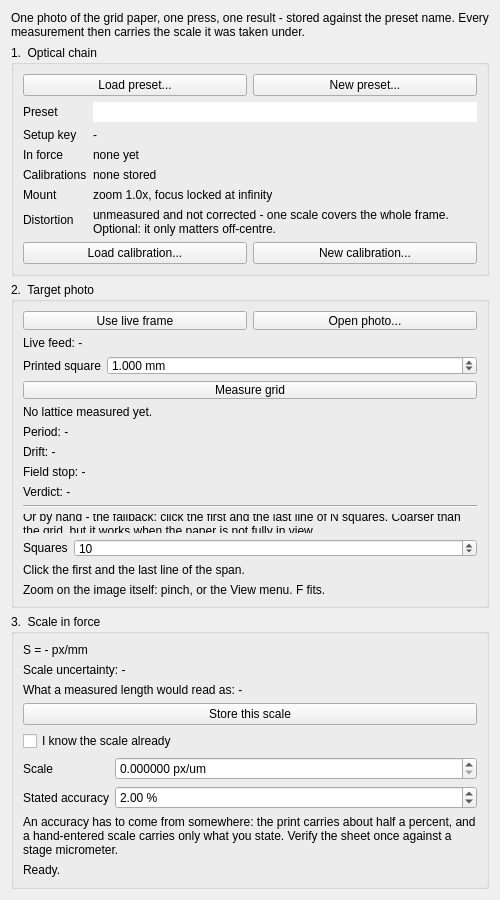
<?xml version='1.0' encoding='UTF-8'?>
<ui version="4.0">
 <class>Calibration</class>
 <widget class="QWidget" name="Calibration">
  <property name="geometry">
   <rect>
    <x>0</x>
    <y>0</y>
    <width>500</width>
    <height>900</height>
   </rect>
  </property>
  <property name="windowTitle">
   <string>Calibration</string>
  </property>
  <layout class="QVBoxLayout" name="controls_layout">
   <item>
    <widget class="QLabel" name="intro_label">
     <property name="text">
      <string>One photo of the grid paper, one press, one result - stored against the preset name. Every measurement then carries the scale it was taken under.</string>
     </property>
     <property name="wordWrap">
      <bool>true</bool>
     </property>
    </widget>
   </item>
   <item>
    <widget class="QGroupBox" name="preset_group">
     <property name="title">
      <string>1.  Optical chain</string>
     </property>
     <layout class="QVBoxLayout" name="preset_layout">
      <item>
       <layout class="QHBoxLayout" name="preset_actions">
        <item>
         <widget class="QPushButton" name="btn_load_preset">
          <property name="text">
           <string>Load preset...</string>
          </property>
          <property name="toolTip">
           <string>Switch the device in force: pick a stored preset by its name, and that chain's newest scale becomes the one every surface measures with. Nothing is measured or stored - this only chooses.</string>
          </property>
         </widget>
        </item>
        <item>
         <widget class="QPushButton" name="btn_new_preset">
          <property name="text">
           <string>New preset...</string>
          </property>
          <property name="toolTip">
           <string>Start a fresh preset: a popup asks for the device's name, and the measurement is cleared so the next scale you store belongs to a new optical chain. The scale in force is untouched until you store one.</string>
          </property>
         </widget>
        </item>
       </layout>
      </item>
      <item>
       <layout class="QFormLayout" name="facts_form">
        <item row="0" column="0">
         <widget class="QLabel" name="label_preset">
          <property name="text">
           <string>Preset</string>
          </property>
         </widget>
        </item>
        <item row="0" column="1">
         <widget class="QLineEdit" name="profile_name">
          <property name="readOnly">
           <bool>true</bool>
          </property>
          <property name="frame">
           <bool>false</bool>
          </property>
          <property name="toolTip">
           <string>The device this panel names - set by 'New preset...' and 'Load preset...', and shown here read-only.</string>
          </property>
         </widget>
        </item>
        <item row="1" column="0">
         <widget class="QLabel" name="label_setup_key">
          <property name="text">
           <string>Setup key</string>
          </property>
         </widget>
        </item>
        <item row="1" column="1">
         <widget class="QLabel" name="setup_key_label">
          <property name="text">
           <string>-</string>
          </property>
          <property name="wordWrap">
           <bool>true</bool>
          </property>
         </widget>
        </item>
        <item row="2" column="0">
         <widget class="QLabel" name="label_in_force">
          <property name="text">
           <string>In force</string>
          </property>
         </widget>
        </item>
        <item row="2" column="1">
         <widget class="QLabel" name="in_force_label">
          <property name="text">
           <string>none yet</string>
          </property>
          <property name="wordWrap">
           <bool>true</bool>
          </property>
         </widget>
        </item>
        <item row="3" column="0">
         <widget class="QLabel" name="label_calibrations">
          <property name="text">
           <string>Calibrations</string>
          </property>
         </widget>
        </item>
        <item row="3" column="1">
         <widget class="QLabel" name="history_label">
          <property name="text">
           <string>none stored</string>
          </property>
          <property name="wordWrap">
           <bool>true</bool>
          </property>
         </widget>
        </item>
        <item row="4" column="0">
         <widget class="QLabel" name="label_mount">
          <property name="text">
           <string>Mount</string>
          </property>
         </widget>
        </item>
        <item row="4" column="1">
         <widget class="QLabel" name="locked_label">
          <property name="text">
           <string>zoom 1.0x, focus locked at infinity</string>
          </property>
          <property name="wordWrap">
           <bool>true</bool>
          </property>
          <property name="toolTip">
           <string>The mount locks zoom and focus, so they are constants of every calibration rather than fields to fill in - the preset name is the whole description of this chain.</string>
          </property>
         </widget>
        </item>
        <item row="5" column="0">
         <widget class="QLabel" name="label_distortion_caption">
          <property name="text">
           <string>Distortion</string>
          </property>
         </widget>
        </item>
        <item row="5" column="1">
         <widget class="QLabel" name="label_distortion">
          <property name="text">
           <string>unmeasured and not corrected - one scale covers the whole frame. Optional: it only matters off-centre.</string>
          </property>
          <property name="wordWrap">
           <bool>true</bool>
          </property>
          <property name="toolTip">
           <string>Both routes - the detected grid and a hand-clicked span - only set that one scale; neither of them corrects the lens, and nothing in this app rewrites a frame. A correction is a model fitted for this chain and stored with it, and this chain has none, so the panel says "not corrected" rather than "0 %". You can ignore this while the specimen sits near the centre of the field; the drift line in panel 2 says how much the scale moves towards the edge.</string>
          </property>
         </widget>
        </item>
       </layout>
      </item>
      <item>
       <layout class="QHBoxLayout" name="calibration_actions">
        <item>
         <widget class="QPushButton" name="btn_load_calibration">
          <property name="text">
           <string>Load calibration...</string>
          </property>
          <property name="toolTip">
           <string>Load one of this device's stored calibrations: pick it by date and scale, and it becomes the calibration in force - with its proof photo shown on the canvas. Nothing is measured or stored, and the preset name does not change.</string>
          </property>
         </widget>
        </item>
        <item>
         <widget class="QPushButton" name="btn_new_calibration">
          <property name="text">
           <string>New calibration...</string>
          </property>
          <property name="toolTip">
           <string>Start a fresh calibration of this device: clear the measurement so you can measure the grid again and store a new scale. The calibration in force is untouched until you store one.</string>
          </property>
         </widget>
        </item>
       </layout>
      </item>
     </layout>
    </widget>
   </item>
   <item>
    <widget class="QGroupBox" name="reference_group">
     <property name="title">
      <string>2.  Target photo</string>
     </property>
     <layout class="QVBoxLayout" name="reference_layout">
      <item>
       <layout class="QHBoxLayout" name="photo_source_row">
        <item>
         <widget class="QPushButton" name="btn_use_frame">
          <property name="text">
           <string>Use live frame</string>
          </property>
          <property name="toolTip">
           <string>Freeze the live frame as the target photo. The camera's state is on the line below.</string>
          </property>
         </widget>
        </item>
        <item>
         <widget class="QPushButton" name="btn_open_photo">
          <property name="text">
           <string>Open photo...</string>
          </property>
          <property name="toolTip">
           <string>Measure from any photo file - including an iPhone .HEIC.</string>
          </property>
         </widget>
        </item>
       </layout>
      </item>
      <item>
       <widget class="QLabel" name="stream_hint_label">
        <property name="text">
         <string>Live feed: -</string>
        </property>
        <property name="wordWrap">
         <bool>true</bool>
        </property>
       </widget>
      </item>
      <item>
       <layout class="QFormLayout" name="grid_size_form">
        <item row="0" column="0">
         <widget class="QLabel" name="label_grid_mm">
          <property name="text">
           <string>Printed square</string>
          </property>
         </widget>
        </item>
        <item row="0" column="1">
         <widget class="QDoubleSpinBox" name="spin_grid_mm">
          <property name="decimals">
           <number>3</number>
          </property>
          <property name="minimum">
           <double>0.001000000000000</double>
          </property>
          <property name="maximum">
           <double>100.000000000000000</double>
          </property>
          <property name="singleStep">
           <double>0.500000000000000</double>
          </property>
          <property name="value">
           <double>1.000000000000000</double>
          </property>
          <property name="suffix">
           <string> mm</string>
          </property>
          <property name="toolTip">
           <string>Printed spacing of one square of the reference grid: 1 mm for standard grid paper, 0.5 mm or 0.1 mm for finer paper. The detector measures how many pixels one square spans, so the square's true size is what turns that into a scale.</string>
          </property>
         </widget>
        </item>
       </layout>
      </item>
      <item>
       <widget class="QPushButton" name="btn_measure_grid">
        <property name="text">
         <string>Measure grid</string>
        </property>
        <property name="toolTip">
         <string>Find the printed lattice in this photo and measure its period. The lattice and the paper's circle are drawn on the photo, so the measurement can be seen rather than trusted.</string>
        </property>
       </widget>
      </item>
      <item>
       <widget class="QLabel" name="grid_label">
        <property name="text">
         <string>No lattice measured yet.</string>
        </property>
        <property name="wordWrap">
         <bool>true</bool>
        </property>
       </widget>
      </item>
      <item>
       <widget class="QLabel" name="label_result">
        <property name="text">
         <string>Period: -</string>
        </property>
        <property name="wordWrap">
         <bool>true</bool>
        </property>
       </widget>
      </item>
      <item>
       <widget class="QLabel" name="label_drift">
        <property name="text">
         <string>Drift: -</string>
        </property>
        <property name="wordWrap">
         <bool>true</bool>
        </property>
       </widget>
      </item>
      <item>
       <widget class="QLabel" name="label_field_stop">
        <property name="text">
         <string>Field stop: -</string>
        </property>
        <property name="wordWrap">
         <bool>true</bool>
        </property>
       </widget>
      </item>
      <item>
       <widget class="QLabel" name="label_verdict">
        <property name="text">
         <string>Verdict: -</string>
        </property>
        <property name="wordWrap">
         <bool>true</bool>
        </property>
       </widget>
      </item>
      <item>
       <widget class="QFrame" name="manual_separator">
        <property name="frameShape">
         <enum>QFrame::HLine</enum>
        </property>
        <property name="frameShadow">
         <enum>QFrame::Sunken</enum>
        </property>
       </widget>
      </item>
      <item>
       <widget class="QLabel" name="manual_hint_label">
        <property name="text">
         <string>Or by hand - the fallback: click the first and the last line of N squares. Coarser than the grid, but it works when the paper is not fully in view.</string>
        </property>
        <property name="wordWrap">
         <bool>true</bool>
        </property>
       </widget>
      </item>
      <item>
       <layout class="QFormLayout" name="manual_form">
        <item row="0" column="0">
         <widget class="QLabel" name="label_squares">
          <property name="text">
           <string>Squares</string>
          </property>
         </widget>
        </item>
        <item row="0" column="1">
         <widget class="QSpinBox" name="spin_squares">
          <property name="minimum">
           <number>1</number>
          </property>
          <property name="maximum">
           <number>100</number>
          </property>
          <property name="value">
           <number>10</number>
          </property>
         </widget>
        </item>
       </layout>
      </item>
      <item>
       <widget class="QLabel" name="points_label">
        <property name="text">
         <string>Click the first and the last line of the span.</string>
        </property>
        <property name="wordWrap">
         <bool>true</bool>
        </property>
       </widget>
      </item>
      <item>
       <widget class="QLabel" name="zoom_hint_label">
        <property name="text">
         <string>Zoom on the image itself: pinch, or the View menu. F fits.</string>
        </property>
        <property name="wordWrap">
         <bool>true</bool>
        </property>
       </widget>
      </item>
     </layout>
    </widget>
   </item>
   <item>
    <widget class="QGroupBox" name="scale_group">
     <property name="title">
      <string>3.  Scale in force</string>
     </property>
     <layout class="QVBoxLayout" name="scale_layout">
      <item>
       <widget class="QLabel" name="px_per_um_label">
        <property name="text">
         <string>S = - px/mm</string>
        </property>
        <property name="wordWrap">
         <bool>true</bool>
        </property>
       </widget>
      </item>
      <item>
       <widget class="QLabel" name="uncertainty_label">
        <property name="text">
         <string>Scale uncertainty: -</string>
        </property>
        <property name="wordWrap">
         <bool>true</bool>
        </property>
       </widget>
      </item>
      <item>
       <widget class="QLabel" name="example_label">
        <property name="text">
         <string>What a measured length would read as: -</string>
        </property>
        <property name="wordWrap">
         <bool>true</bool>
        </property>
       </widget>
      </item>
      <item>
       <widget class="QPushButton" name="btn_store_scale">
        <property name="text">
         <string>Store this scale</string>
        </property>
        <property name="toolTip">
         <string>Store the scale - with its uncertainty - as the calibration in force for the preset in panel 1. Measurements already taken keep the scale they were taken under.</string>
        </property>
       </widget>
      </item>
      <item>
       <widget class="QCheckBox" name="check_manual_scale">
        <property name="text">
         <string>I know the scale already</string>
        </property>
        <property name="toolTip">
         <string>Use this when you already know the scale - from a stage micrometer, or from the optics' own specification. A hand-entered scale is stored as a claim, not as a measurement.</string>
        </property>
       </widget>
      </item>
      <item>
       <layout class="QFormLayout" name="manual_scale_form">
        <item row="0" column="0">
         <widget class="QLabel" name="label_manual_scale">
          <property name="text">
           <string>Scale</string>
          </property>
         </widget>
        </item>
        <item row="0" column="1">
         <widget class="QDoubleSpinBox" name="spin_manual_px_per_um">
          <property name="decimals">
           <number>6</number>
          </property>
          <property name="minimum">
           <double>0.000000000000000</double>
          </property>
          <property name="maximum">
           <double>1000.000000000000000</double>
          </property>
          <property name="singleStep">
           <double>0.010000000000000</double>
          </property>
          <property name="suffix">
           <string> px/um</string>
          </property>
          <property name="toolTip">
           <string>Type the scale you know, in pixels per micrometre - 0.147300 px/um is 147.3 px/mm. It overrides the measurement, and it is stored as hand-entered.</string>
          </property>
         </widget>
        </item>
        <item row="1" column="0">
         <widget class="QLabel" name="label_manual_accuracy">
          <property name="text">
           <string>Stated accuracy</string>
          </property>
         </widget>
        </item>
        <item row="1" column="1">
         <widget class="QDoubleSpinBox" name="spin_manual_accuracy">
          <property name="decimals">
           <number>2</number>
          </property>
          <property name="minimum">
           <double>0.010000000000000</double>
          </property>
          <property name="maximum">
           <double>100.000000000000000</double>
          </property>
          <property name="singleStep">
           <double>0.100000000000000</double>
          </property>
          <property name="value">
           <double>2.000000000000000</double>
          </property>
          <property name="suffix">
           <string> %</string>
          </property>
          <property name="toolTip">
           <string>How accurate the hand-entered scale is, in percent. It is your claim, not a measurement.</string>
          </property>
         </widget>
        </item>
       </layout>
      </item>
      <item>
       <widget class="QLabel" name="reminder_label">
        <property name="text">
         <string>An accuracy has to come from somewhere: the print carries about half a percent, and a hand-entered scale carries only what you state. Verify the sheet once against a stage micrometer.</string>
        </property>
        <property name="wordWrap">
         <bool>true</bool>
        </property>
       </widget>
      </item>
      <item>
       <widget class="QLabel" name="status_label">
        <property name="text">
         <string>Ready.</string>
        </property>
        <property name="wordWrap">
         <bool>true</bool>
        </property>
       </widget>
      </item>
     </layout>
    </widget>
   </item>


  </layout>
 </widget>
 <resources />
 <connections />
</ui>
